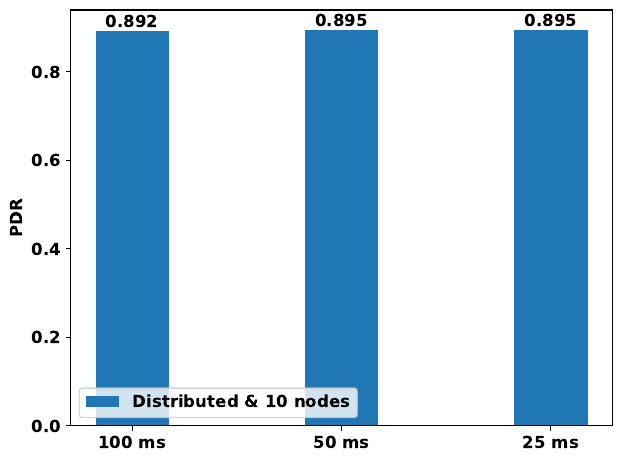

The script that saved this image:
import matplotlib.pyplot as plt
import numpy as np

_100msPDR = 0
_50msPDR = 0
_25msPDR = 0

SMALL_SIZE = 12
MEDIUM_SIZE = 12
BIGGER_SIZE = 12

plt.rc('font', size=SMALL_SIZE)          # controls default text sizes
plt.rc('axes', titlesize=SMALL_SIZE)     # fontsize of the axes title
plt.rc('axes', labelsize=MEDIUM_SIZE)    # fontsize of the x and y labels
plt.rc('xtick', labelsize=SMALL_SIZE)    # fontsize of the tick labels
plt.rc('ytick', labelsize=SMALL_SIZE)    # fontsize of the tick labels
plt.rc('legend', fontsize=SMALL_SIZE)    # legend fontsize
plt.rc('figure', titlesize=BIGGER_SIZE)  # fontsize of the figure title

plt.rcParams.update({'font.size': 12})
plt.rcParams['font.weight'] = 'bold'
plt.rcParams['axes.labelweight'] = 'bold'
plt.rcParams['axes.titleweight'] = 'bold'
plt.rcParams['figure.titleweight'] = 'bold'
print(plt.rcParams.keys())

for interval in [25, 50, 100]:
    Rx = 0
    Tx = 0
    ETED = 0
    counter = 0
    file1 = open("PDR_under_varying_interval/" + str(interval) + "ms.txt")

    for line in file1:
        line = line.strip()

        if "Rx Packets" in line:
            line = line.replace(" ", "")
            line = line.split("=")
            counter += 1
            Rx += int(line[1])

        if "Tx Packets" in line:
            line = line.replace(" ", "")
            line = line.split("=")

            Tx += int(line[1])

        if "+" in line:
            line = line.replace("+", "")
            line = line.replace("ns", "")
            ETED += float(line)/pow(10, 9)

    print("Rx: " + str(Rx))
    print("Tx: " + str(Tx))
    print("PDR: " + str(Rx/Tx))
    print(counter)
    print("Delay: " + str(1000 * (ETED / (counter))) + " ms")

    if interval == 100:
        _100msPDR = Rx/Tx
        _10nodescentralizedETED = 1000*(ETED/counter)
    elif interval == 50:
        _50msPDR = Rx/Tx
        _30nodescentralizedETED = 1000*(ETED/counter)
    else:
        _25msPDR = Rx/Tx
        _50nodescentralizedETED = 1000*(ETED/counter)


labels = ['100 ms', '50 ms', '25 ms']
centralized = [round(_100msPDR, 3), round(_50msPDR, 3), round(_25msPDR, 3)]
# distributed = [round(_10nodesdistributedETED, 3), round(_30nodesdistributedETED, 3), round(_50nodesdistributedETED, 3)]

x = np.arange(len(labels))  # the label locations
width = 0.35  # the width of the bars

fig, ax = plt.subplots()
rects1 = ax.bar(x, centralized, width, label='Distributed & 10 nodes')
# rects2 = ax.bar(x + width / 2, distributed, width, label='Distributed')

# Add some text for labels, title and custom x-axis tick labels, etc.
ax.set_ylabel('PDR')
#ax.set_title('PDR Comparison for Different Beacon-like Intervals')
ax.set_xticks(x)
ax.set_xticklabels(labels)
ax.legend(loc="lower left")


def autolabel(rects):
    """Attach a text label above each bar in *rects*, displaying its height."""
    for rect in rects:
        height = rect.get_height()
        ax.annotate('{}'.format(height),
                    xy=(rect.get_x() + rect.get_width() / 2, height),
                    xytext=(0, 0),  # 3 points vertical offset
                    textcoords="offset points",
                    ha='center', va='bottom')


autolabel(rects1)
# autolabel(rects2)

fig.tight_layout()

plt.show()

fig.savefig("PDR_under_varying_interval.pdf", bbox_inches='tight')
